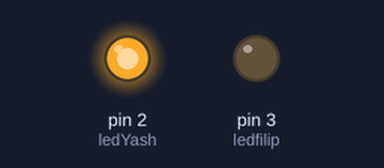
Recording of a sketch running on a simulated Arduino Uno, built with avr-gcc and run on an emulated ATmega328P. Shown: output pins drawn as LEDs (lit = HIGH).

Above: at 1.0 s.
At 37.0 s:
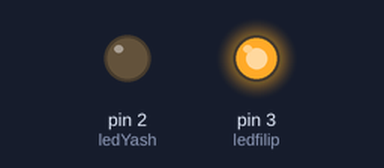
At 52.0 s:
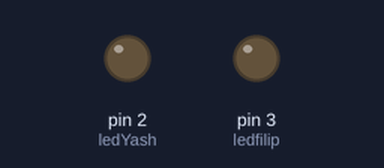
Timing chart, 0 to 62.1 s (numbered marks = the images above):
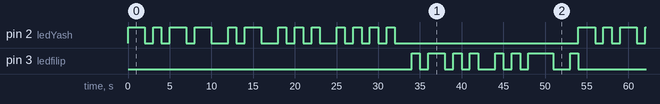

Measured:
- by itself, pin 2 (ledYash): moves between LOW and HIGH, repeating every 54.0 s
- by itself, pin 3 (ledfilip): LOW → HIGH at 34.0 s, → LOW 1.0 s later, → HIGH 1.0 s later, → LOW 2.0 s later, … (32 changes in this stretch)
- by itself, everything shown: repeats every 54.0 s, in 42 steps

The sketch:

Morse_Code.ino
```cpp
int ledYash = 2;
int ledfilip =3;
void setup() {
  pinMode(ledYash,OUTPUT);
  pinMode(ledfilip, OUTPUT);


}

void loop() {
  //-.-- .- ... ....
  digitalWrite(ledYash, HIGH);
  delay(2000);
  digitalWrite(ledYash, LOW);
  delay(1000);
  digitalWrite(ledYash, HIGH);
  delay(1000);
  digitalWrite(ledYash, LOW);
  delay(1000);
    digitalWrite(ledYash, HIGH);
  delay(2000);
  digitalWrite(ledYash, LOW);
  delay(1000);
    digitalWrite(ledYash, HIGH);
  delay(2000);
  digitalWrite(ledYash, LOW);
  delay(2000);

  digitalWrite(ledYash, HIGH);
  delay(1000);
  digitalWrite(ledYash, LOW);
  delay(1000);
    digitalWrite(ledYash, HIGH);
  delay(2000);
  digitalWrite(ledYash, LOW);
  delay(2000);

  digitalWrite(ledYash, HIGH);
  delay(1000);
  digitalWrite(ledYash, LOW);
  delay(1000);
    digitalWrite(ledYash, HIGH);
  delay(1000);
  digitalWrite(ledYash, LOW);
  delay(1000);
    digitalWrite(ledYash, HIGH);
  delay(1000);
  digitalWrite(ledYash, LOW);
  delay(2000);

    digitalWrite(ledYash, HIGH);
  delay(1000);
  digitalWrite(ledYash, LOW);
  delay(1000);
    digitalWrite(ledYash, HIGH);
  delay(1000);
  digitalWrite(ledYash, LOW);
  delay(1000);
    digitalWrite(ledYash, HIGH);
  delay(1000);
  digitalWrite(ledYash, LOW);
  delay(1000);
    digitalWrite(ledYash, HIGH);
  delay(1000);
  digitalWrite(ledYash, LOW);
  delay(2000);


digitalWrite(ledfilip, HIGH);
delay(1000) ;
digitalWrite(ledfilip, LOW);
delay(1000) ;
digitalWrite(ledfilip, HIGH);
delay(2000) ;
digitalWrite(ledfilip, LOW);
delay(1000) ;
digitalWrite(ledfilip, HIGH);
delay(1000) ;
digitalWrite(ledfilip, LOW);
delay(1000);
digitalWrite(ledfilip,HIGH);
delay(1000) ;
digitalWrite(ledfilip, LOW);
delay(2000) ;
digitalWrite(ledfilip, HIGH);
delay(1000) ;
digitalWrite(ledfilip, LOW);
delay(1000) ;
digitalWrite(ledfilip, HIGH);
delay(1000) ;
digitalWrite(ledfilip, LOW);
delay(1000) ;
digitalWrite(ledfilip, HIGH);
delay(1000) ;
digitalWrite(ledfilip, HIGH);
delay(2000) ;
digitalWrite(ledfilip, LOW);
delay(2000) ;
digitalWrite(ledfilip, HIGH);
delay(1000) ;
digitalWrite(ledfilip, LOW);


}
```
